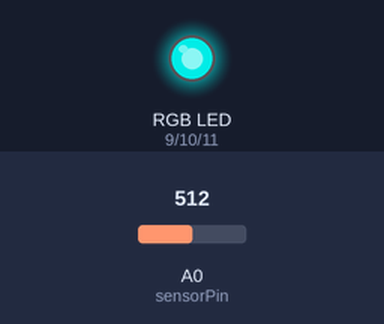
Simulated run of this sketch. Board: Arduino Uno, built with avr-gcc and run on an emulated ATmega328P. Parts: an RGB LED mixed from three pins (HIGH = lit). Inputs (shaded band) come from the test bench; at power-on: A0 (sensorPin) = 512. Dim RGB values are drawn brighter than linear.

Above: at 1.2 s.
1.3 s: A0 (sensorPin) set to 716
At 1.75 s:
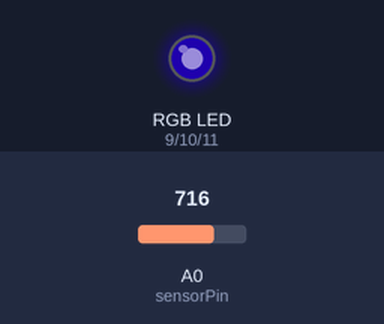
4.3 s: A0 (sensorPin) set to 900
At 6.32 s:
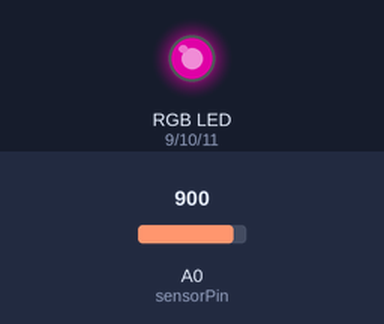
7.3 s: A0 (sensorPin) set to 1023
10.3 s: A0 (sensorPin) set to 306
At 10.87 s:
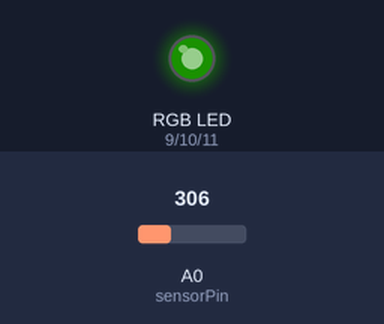
13.3 s: A0 (sensorPin) set to 122
Timing chart, 0 to 20.3 s (numbered marks = the images above; inputs shaded):
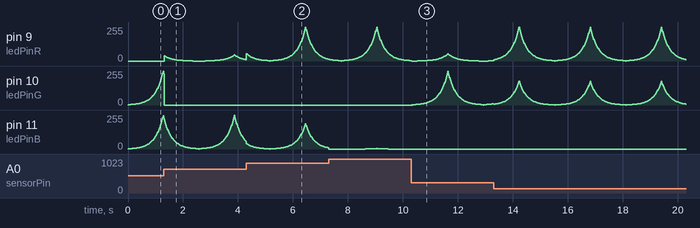

Measured:
- after the input at 10.3 s, pin 11 (ledPinB): stops changing and stays 0/255

The sketch:

HSB_to_RGB.ino
```cpp
/*
  Control a RGB led with Hue, Saturation and Brightness (HSB / HSV )

  Hue is change by an analog input.
  Brightness is changed by a fading function.
  Saturation stays constant at 255

  getRGB() function based on <http://www.codeproject.com/miscctrl/CPicker.asp>
  dim_curve idea by Jims <http://www.arduino.cc/cgi-bin/yabb2/YaBB.pl?num=1174674545>

  created 05-01-2010 by kasperkamperman.com
*/


/*
  dim_curve 'lookup table' to compensate for the nonlinearity of human vision.
  Used in the getRGB function on saturation and brightness to make 'dimming' look more natural.
  Exponential function used to create values below :
  x from 0 - 255 : y = round(pow( 2.0, x+64/40.0) - 1)
*/

const byte dim_curve[] = {
    0,   1,   1,   2,   2,   2,   2,   2,   2,   3,   3,   3,   3,   3,   3,   3,
    3,   3,   3,   3,   3,   3,   3,   4,   4,   4,   4,   4,   4,   4,   4,   4,
    4,   4,   4,   5,   5,   5,   5,   5,   5,   5,   5,   5,   5,   6,   6,   6,
    6,   6,   6,   6,   6,   7,   7,   7,   7,   7,   7,   7,   8,   8,   8,   8,
    8,   8,   9,   9,   9,   9,   9,   9,   10,  10,  10,  10,  10,  11,  11,  11,
    11,  11,  12,  12,  12,  12,  12,  13,  13,  13,  13,  14,  14,  14,  14,  15,
    15,  15,  16,  16,  16,  16,  17,  17,  17,  18,  18,  18,  19,  19,  19,  20,
    20,  20,  21,  21,  22,  22,  22,  23,  23,  24,  24,  25,  25,  25,  26,  26,
    27,  27,  28,  28,  29,  29,  30,  30,  31,  32,  32,  33,  33,  34,  35,  35,
    36,  36,  37,  38,  38,  39,  40,  40,  41,  42,  43,  43,  44,  45,  46,  47,
    48,  48,  49,  50,  51,  52,  53,  54,  55,  56,  57,  58,  59,  60,  61,  62,
    63,  64,  65,  66,  68,  69,  70,  71,  73,  74,  75,  76,  78,  79,  81,  82,
    83,  85,  86,  88,  90,  91,  93,  94,  96,  98,  99,  101, 103, 105, 107, 109,
    110, 112, 114, 116, 118, 121, 123, 125, 127, 129, 132, 134, 136, 139, 141, 144,
    146, 149, 151, 154, 157, 159, 162, 165, 168, 171, 174, 177, 180, 183, 186, 190,
    193, 196, 200, 203, 207, 211, 214, 218, 222, 226, 230, 234, 238, 242, 248, 255,
};

const int sensorPin = 0;  // pin the potmeter is attached too
const int ledPinR   = 9;  // pwm pin with red led
const int ledPinG   = 10; // pwm pin with green led
const int ledPinB   = 11; // pwm pin with blue led

int sensorVal = 0; // store the value coming from the sensor
int fadeVal   = 0; // value that changes between 0-255
int fadeSpeed = 4; // 'speed' of fading

// getRGB function stores RGB values in this array
// use these values for the red, blue, green led.
int rgb_colors[3];

int hue;
int saturation;
int brightness;

void setup() {
  pinMode(9, OUTPUT);
  pinMode(10, OUTPUT);
  pinMode(11, OUTPUT);
  Serial.begin(57600);
}

void loop()  {

  sensorVal = analogRead(sensorPin);

  // fade from 0 - 255 and back with a certain speed
  fadeVal = fadeVal + fadeSpeed;         // change fadeVal by speed
  fadeVal = constrain(fadeVal, 0, 255);  // keep fadeVal between 0 and 255

  if(fadeVal==255 || fadeVal==0)         // change from up>down or down-up (negative/positive)
  { fadeSpeed = -fadeSpeed;
  }

  // set HSB values
  hue        = map(sensorVal,0, 1023,0, 359);     // hue is a number between 0 and 360
  saturation = 255;                               // saturation is a number between 0 - 255
  brightness = fadeVal;                           // value is a number between 0 - 255

  getRGB(hue,saturation,brightness,rgb_colors);   // converts HSB to RGB

  analogWrite(ledPinR, rgb_colors[0]);            // red value in index 0 of rgb_colors array
  analogWrite(ledPinG, rgb_colors[1]);            // green value in index 1 of rgb_colors array
  analogWrite(ledPinB, rgb_colors[2]);            // blue value in index 2 of rgb_colors array

  delay(20); // delay to slow down fading
}

void getRGB(int hue, int sat, int val, int colors[3]) {
  /* convert hue, saturation and brightness ( HSB/HSV ) to RGB
     The dim_curve is used only on brightness/value and on saturation (inverted).
     This looks the most natural.
  */

  val = dim_curve[val];
  sat = 255-dim_curve[255-sat];

  int r;
  int g;
  int b;
  int base;

  if (sat == 0) { // Acromatic color (gray). Hue doesn't mind.
    colors[0]=val;
    colors[1]=val;
    colors[2]=val;
  } else  {

    base = ((255 - sat) * val)>>8;

    switch(hue/60) {
	case 0:
		r = val;
		g = (((val-base)*hue)/60)+base;
		b = base;
	break;

	case 1:
		r = (((val-base)*(60-(hue%60)))/60)+base;
		g = val;
		b = base;
	break;

	case 2:
		r = base;
		g = val;
		b = (((val-base)*(hue%60))/60)+base;
	break;

	case 3:
		r = base;
		g = (((val-base)*(60-(hue%60)))/60)+base;
		b = val;
	break;

	case 4:
		r = (((val-base)*(hue%60))/60)+base;
		g = base;
		b = val;
	break;

	case 5:
		r = val;
		g = base;
		b = (((val-base)*(60-(hue%60)))/60)+base;
	break;
    }

    colors[0]=r;
    colors[1]=g;
    colors[2]=b;
  }

}
```
